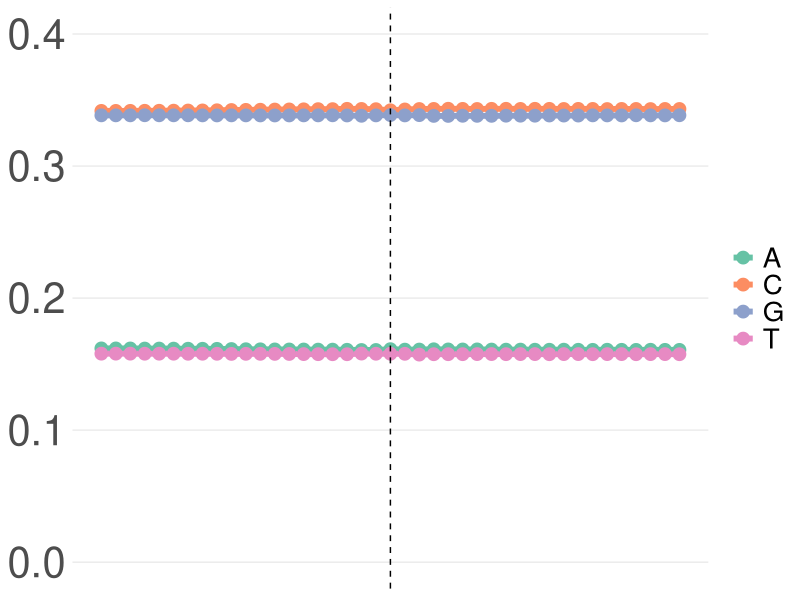
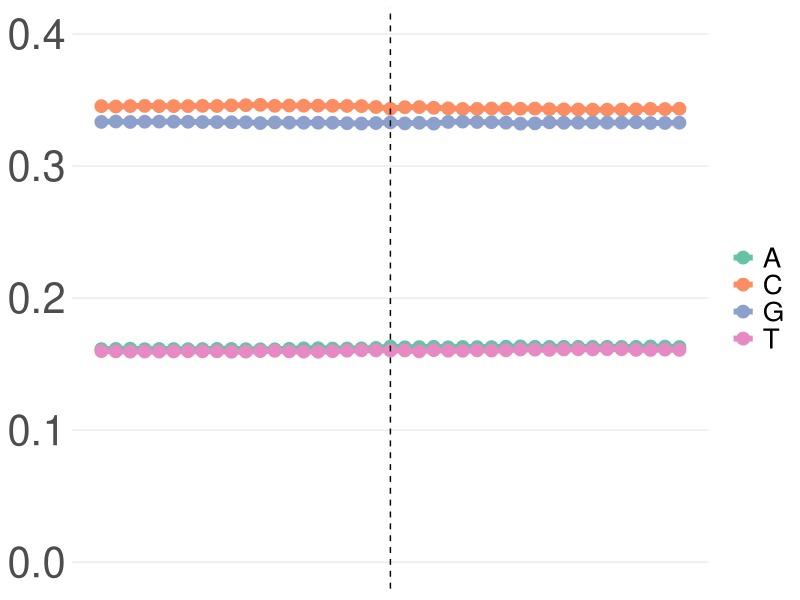
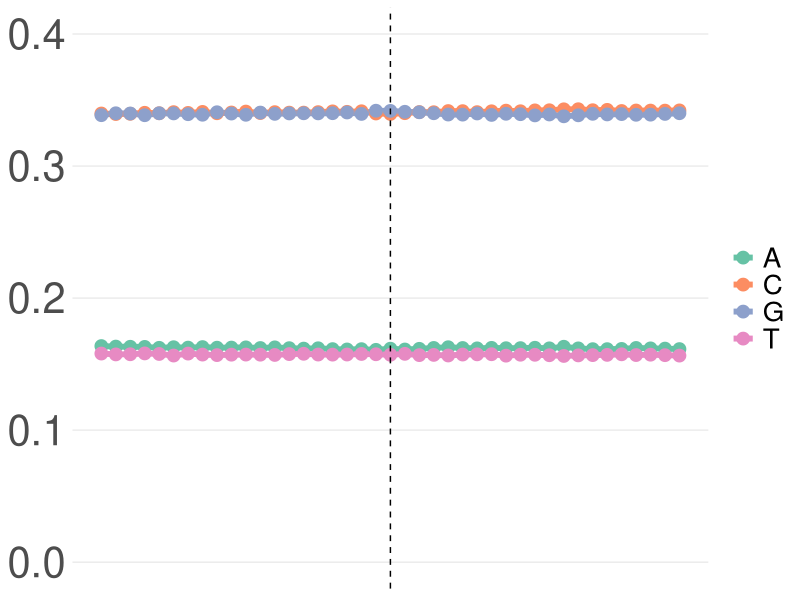
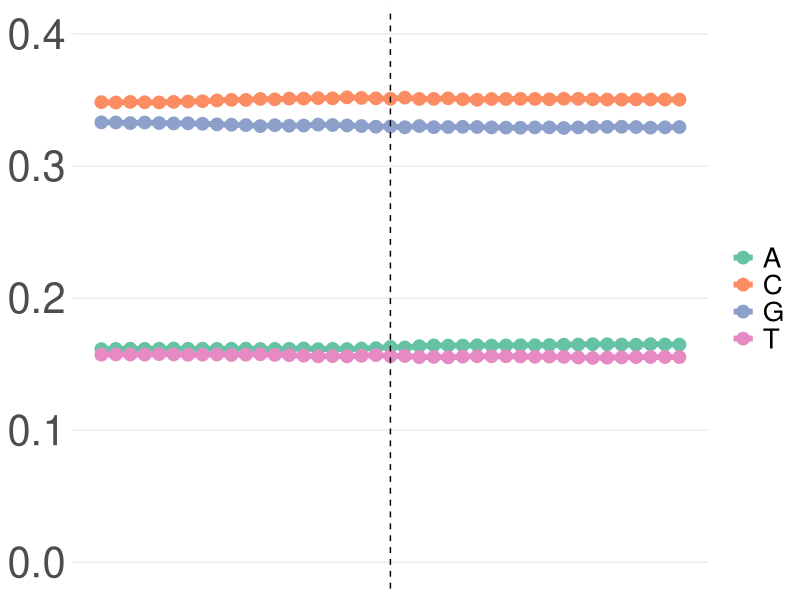
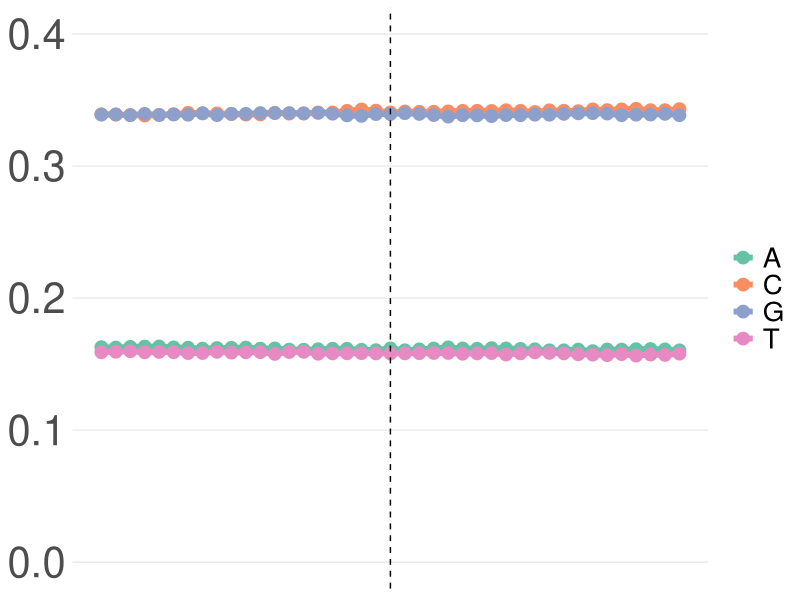
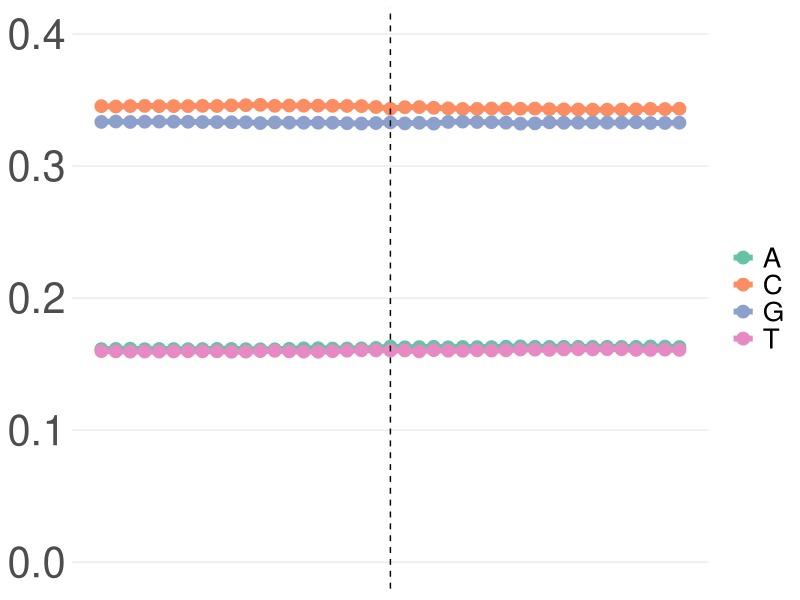
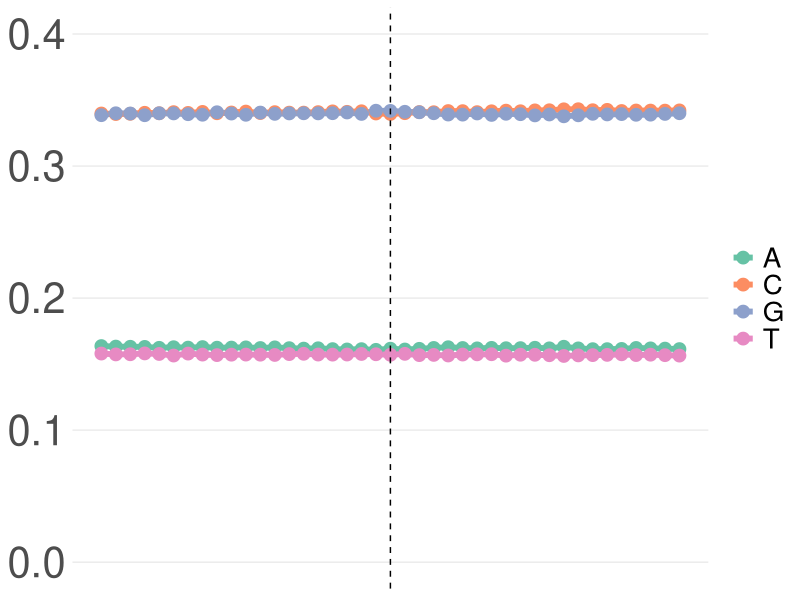
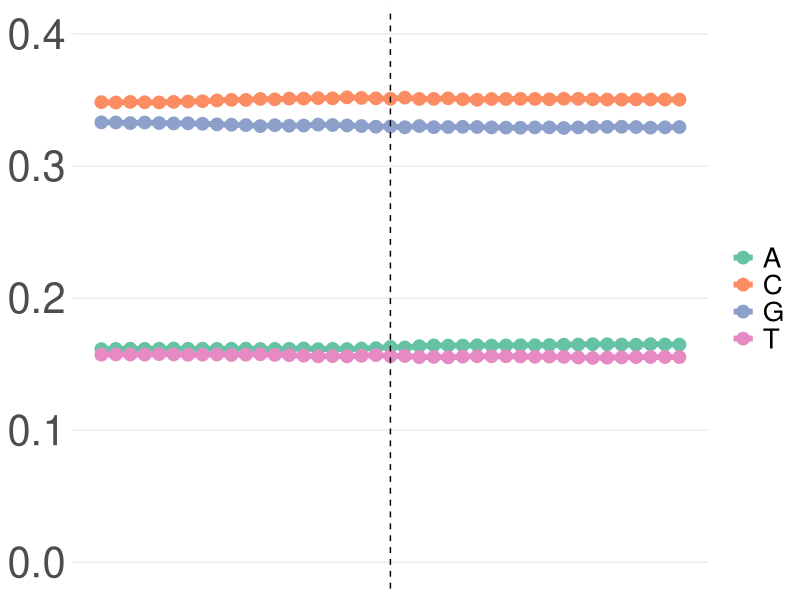

These charts were generated, in order, by the following R code:

library(tidyverse)
library(RColorBrewer)

####### global sequence context
seq_context_global <- read.table("nt_pos_RatioGlobal_FreqCount.txt", col.names = c('pos', 'A', 'T', 'C', 'G'))

####### control wt to control no target ratio
seq_context_top5_ControlWt <- read.table("nt_pos_RatioGlobalTop5pControlWt_FreqCount.txt", col.names = c('pos', 'A', 'T', 'C', 'G'))
seq_context_mid5_ControlWt <- read.table("nt_pos_RatioGlobalMid5pControlWt_FreqCount.txt", col.names = c('pos', 'A', 'T', 'C', 'G'))

####### RNaseE depletion to ControlNoTarget ratio
seq_context_top5_RNaseEKD <- read.table("nt_pos_RatioGlobalTop5pRNaseEKD_FreqCount.txt", col.names = c('pos', 'A', 'T', 'C', 'G'))
seq_context_mid5_RNaseEKD <- read.table("nt_pos_RatioGlobalMid5pRNaseEKD_FreqCount.txt", col.names = c('pos', 'A', 'T', 'C', 'G'))

####### get frequency count of sequence context
###### global sequence context
seq_context_global %>%
  gather(nt, nt_freq, -pos) %>% 
  mutate(nt = as.factor(nt)) %>% 
  ggplot(aes(x = pos, y = nt_freq, group = nt)) +
  geom_line(aes(color = nt), size = 2) +
  geom_point(aes(color = nt), size = 4) +
  scale_color_manual(values = c("#66C2A5", "#FC8D62", "#8DA0CB", "#E78AC3")) +
  theme_bw() + 
  theme(panel.grid.major.x = element_blank(), panel.grid.minor = element_blank(),
        panel.border = element_blank(), 
        axis.text.y = element_text(size = 30),
        axis.text.x = element_blank(),
        axis.ticks = element_blank(),
        axis.title = element_blank(),
        legend.text = element_text(size = 20),
        legend.title = element_blank()) +
  geom_vline(xintercept = 21, linetype = "dashed", color = "black") +
  ylim(0, 0.4)

###### control wt to control no target ratio
##### top 5% ratio
seq_context_top5_ControlWt %>%
  gather(nt, nt_freq, -pos) %>% 
  mutate(nt = as.factor(nt)) %>% 
  ggplot(aes(x = pos, y = nt_freq, group = nt)) +
  geom_line(aes(color = nt), size = 2) +
  geom_point(aes(color = nt), size = 4) +
  scale_color_manual(values = c("#66C2A5", "#FC8D62", "#8DA0CB", "#E78AC3")) +
  theme_bw() + 
  theme(panel.grid.major.x = element_blank(), panel.grid.minor = element_blank(),
        panel.border = element_blank(), 
        axis.text.y = element_text(size = 30),
        axis.text.x = element_blank(),
        axis.ticks = element_blank(),
        axis.title = element_blank(),
        legend.text = element_text(size = 20),
        legend.title = element_blank()) +
  geom_vline(xintercept = 21, linetype = "dashed", color = "black") +
  ylim(0, 0.4)
ggsave("../results_figures/msmeg_controlAtcvsNoAtcRatio_seqContextTop5pct.png", width = 30, height = 12, units = "cm", dpi = 600)

##### middle 5% ratio
seq_context_mid5_ControlWt %>%
  gather(nt, nt_freq, -pos) %>% 
  mutate(nt = as.factor(nt)) %>% 
  ggplot(aes(x = pos, y = nt_freq, group = nt)) +
  geom_line(aes(color = nt), size = 2) +
  geom_point(aes(color = nt), size = 4) +
  scale_color_manual(values = c("#66C2A5", "#FC8D62", "#8DA0CB", "#E78AC3")) +
  theme_bw() + 
  theme(panel.grid.major.x = element_blank(), panel.grid.minor = element_blank(),
        panel.border = element_blank(), 
        axis.text.y = element_text(size = 30),
        axis.text.x = element_blank(),
        axis.ticks = element_blank(),
        axis.title = element_blank(),
        legend.text = element_text(size = 20),
        legend.title = element_blank()) +
  geom_vline(xintercept = 21, linetype = "dashed", color = "black") +
  ylim(0, 0.4)
ggsave("../results_figures/msmeg_controlAtcvsNoAtcRatio_seqContextMiddle5pct.png", width = 30, height = 12, units = "cm", dpi = 600)

###### RNaseE depletion to ControlNoTarget ratio
##### top 5% ratio
seq_context_top5_RNaseEKD %>%
  gather(nt, nt_freq, -pos) %>% 
  mutate(nt = as.factor(nt)) %>% 
  ggplot(aes(x = pos, y = nt_freq, group = nt)) +
  geom_line(aes(color = nt), size = 2) +
  geom_point(aes(color = nt), size = 4) +
  scale_color_manual(values = c("#66C2A5", "#FC8D62", "#8DA0CB", "#E78AC3")) +
  theme_bw() + 
  theme(panel.grid.major.x = element_blank(), panel.grid.minor = element_blank(),
        panel.border = element_blank(), 
        axis.text.y = element_text(size = 30),
        axis.text.x = element_blank(),
        axis.ticks = element_blank(),
        axis.title = element_blank(),
        legend.text = element_text(size = 20),
        legend.title = element_blank()) +
  geom_vline(xintercept = 21, linetype = "dashed", color = "black") +
  ylim(0, 0.4)
ggsave("../results_figures/msmeg_RNaseEKDvsNoAtcRatio_seqContextTop5pct.png", width = 30, height = 12, units = "cm", dpi = 600)

##### middle 5% ratio
seq_context_mid5_RNaseEKD %>%
  gather(nt, nt_freq, -pos) %>% 
  mutate(nt = as.factor(nt)) %>% 
  ggplot(aes(x = pos, y = nt_freq, group = nt)) +
  geom_line(aes(color = nt), size = 2) +
  geom_point(aes(color = nt), size = 4) +
  scale_color_manual(values = c("#66C2A5", "#FC8D62", "#8DA0CB", "#E78AC3")) +
  theme_bw() + 
  theme(panel.grid.major.x = element_blank(), panel.grid.minor = element_blank(),
        panel.border = element_blank(), 
        axis.text.y = element_text(size = 30),
        axis.text.x = element_blank(),
        axis.ticks = element_blank(),
        axis.title = element_blank(),
        legend.text = element_text(size = 20),
        legend.title = element_blank()) +
  geom_vline(xintercept = 21, linetype = "dashed", color = "black") +
  ylim(0, 0.4)
ggsave("../results_figures/msmeg_RNaseEKDvsNoAtcRatio_seqContextMiddle5pct.png", width = 30, height = 12, units = "cm", dpi = 600)

